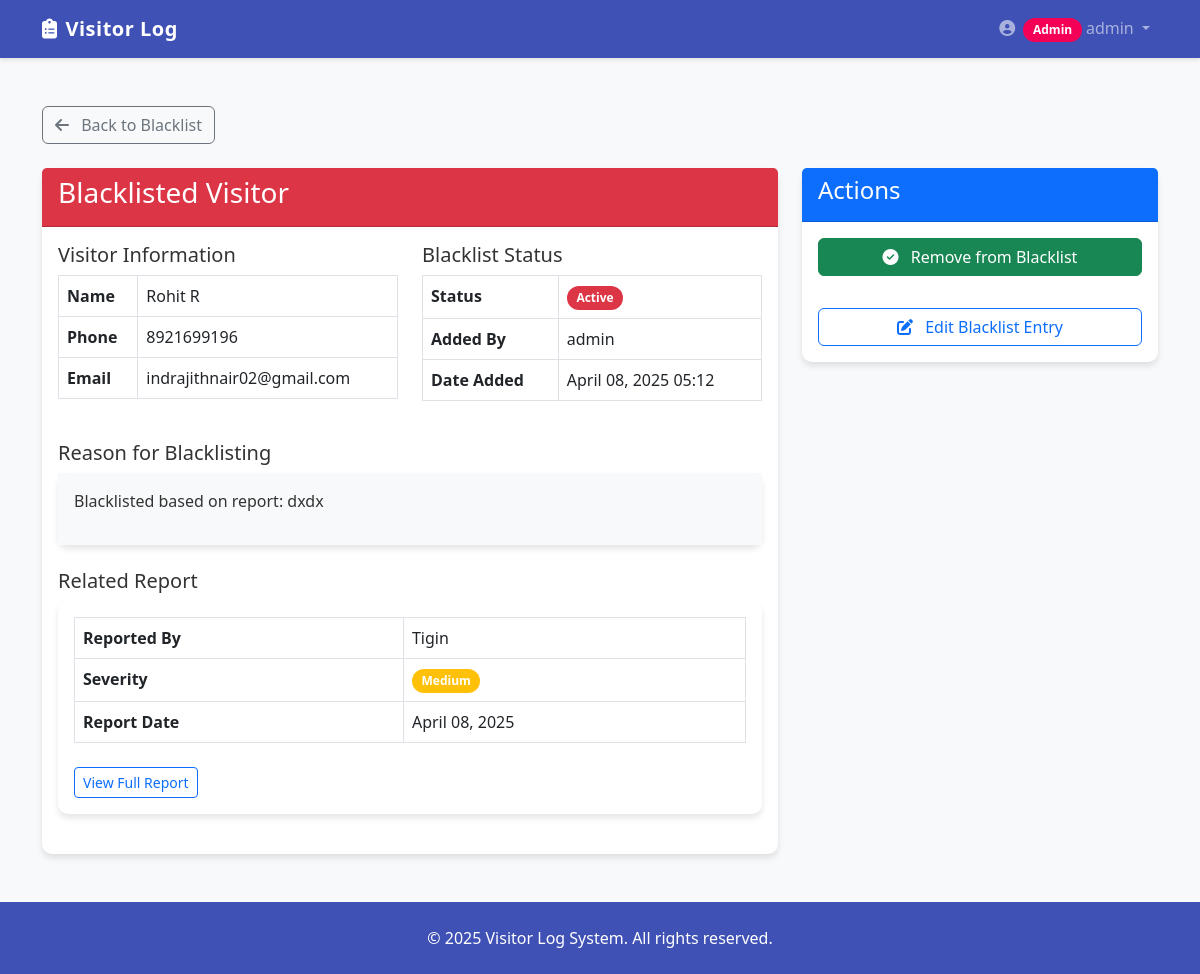
Screenshot of /reports/blacklist/5/ (signed in) with the database file from the repository.
### users/models.py (models this page shows, shortened)
class CustomUser(AbstractUser):
    class Role(models.TextChoices):
        ADMIN = 'ADMIN', 'Admin'
        RESIDENT = 'RESIDENT', 'Resident'
        SECURITY = 'SECURITY', 'Security'
    role = models.CharField(
        max_length=10,
        choices=Role.choices,
        default=Role.RESIDENT
    )

### reports/models.py (models this page shows, shortened)
class Blacklist(models.Model):
    visitor_name = models.CharField(max_length=100)
    visitor_phone = models.CharField(max_length=20, blank=True, null=True)
    visitor_email = models.EmailField(blank=True, null=True)
    reason = models.TextField()
    blacklisted_by = models.ForeignKey(
        settings.AUTH_USER_MODEL,
        on_delete=models.CASCADE,
        related_name='blacklisted_visitors'
    )
    created_at = models.DateTimeField(auto_now_add=True)
    expires_at = models.DateTimeField(null=True, blank=True)
    is_active = models.BooleanField(default=True)
    related_report = models.ForeignKey(
        Report,
        on_delete=models.SET_NULL,
        null=True,
        blank=True,
        related_name='blacklist_entries'
    )
    notes = models.TextField(blank=True, null=True)
    class Meta:
        ordering = ['-created_at']
        verbose_name_plural = "Blacklist Entries"

class Report(models.Model):
    SEVERITY_CHOICES = (
        ('LOW', 'Low'),
        ('MEDIUM', 'Medium'),
        ('HIGH', 'High'),
        ('CRITICAL', 'Critical'),
    )
    reported_by = models.ForeignKey(
        settings.AUTH_USER_MODEL,
        on_delete=models.CASCADE,
        related_name='reported_visitors'
    )
    visit = models.ForeignKey(
        Visit,
        on_delete=models.CASCADE,
        related_name='reports'
    )
    reason = models.TextField()
    severity = models.CharField(max_length=10, choices=SEVERITY_CHOICES, default='MEDIUM')
    created_at = models.DateTimeField(auto_now_add=True)
    reviewed = models.BooleanField(default=False)
    reviewed_by = models.ForeignKey(
        settings.AUTH_USER_MODEL,
        on_delete=models.SET_NULL,
        null=True,
        blank=True,
        related_name='reviewed_reports'
    )
    reviewed_at = models.DateTimeField(null=True, blank=True)
    class Meta:
        ordering = ['-created_at']

### users/views.py (the view)
        def wrapper(request, *args, **kwargs):
            if request.user.is_authenticated and request.user.role in allowed_roles:
                return view_func(request, *args, **kwargs)
            messages.error(request, 'You do not have permission to access this page.')
            return redirect('dashboard')

### reports/views.py (called while the page is built, shortened)
@login_required
@role_required(['ADMIN'])
def blacklist_detail(request, pk):
    blacklist = get_object_or_404(Blacklist, pk=pk)
    return render(request, 'reports/blacklist_detail.html', {
        'blacklist': blacklist,
        'title': f'Blacklist: {blacklist.visitor_name}'
    })

### users/views.py (called while the page is built)
def role_required(allowed_roles):
    def decorator(view_func):
        def wrapper(request, *args, **kwargs):
            if request.user.is_authenticated and request.user.role in allowed_roles:
                return view_func(request, *args, **kwargs)
            messages.error(request, 'You do not have permission to access this page.')
            return redirect('dashboard')
        return wrapper
    return decorator

### reports/templates/reports/blacklist_detail.html (shortened to what this page needs)
{% extends 'base.html' %}
{% block content %}
<div class="container mt-4">
    <div class="mb-4">
        <a href="{% url 'blacklist_list' %}" class="btn btn-outline-secondary">
            <i class="fas fa-arrow-left me-2"></i> Back to Blacklist
        </a>
    </div>
    <div class="row">
        <div class="col-md-8">
            <div class="card mb-4">
                <div class="card-header bg-danger text-white">
                    <h3>Blacklisted Visitor</h3>
                </div>
                <div class="card-body">
                    <div class="row mb-4">
                        <div class="col-md-6">
                            <h5>Visitor Information</h5>
                            <table class="table table-bordered">
                                <tr>
                                    <th>Name</th>
                                    <td>{{ blacklist.visitor_name }}</td>
                                </tr>
                                {% if blacklist.visitor_phone %}
                                <tr>
                                    <th>Phone</th>
                                    <td>{{ blacklist.visitor_phone }}</td>
                                </tr>
                                {% endif %}
                                {% if blacklist.visitor_email %}
                                <tr>
                                    <th>Email</th>
                                    <td>{{ blacklist.visitor_email }}</td>
                                </tr>
                                {% endif %}
                            </table>
                        </div>
                        <div class="col-md-6">
                            <h5>Blacklist Status</h5>
                            <table class="table table-bordered">
                                <tr>
                                    <th>Status</th>
                                    <td>
                                        {% if blacklist.is_active %}
                                            <span class="badge bg-danger">Active</span>
                                        {% else %}
                                            <span class="badge bg-secondary">Inactive</span>
                                        {% endif %}
                                    </td>
                                </tr>
                                <tr>
                                    <th>Added By</th>
                                    <td>{{ blacklist.blacklisted_by.username }}</td>
                                </tr>
                                <tr>
                                    <th>Date Added</th>
                                    <td>{{ blacklist.created_at|date:"F d, Y H:i" }}</td>
                                </tr>
                            </table>
                        </div>
                    </div>
                    <div class="mb-4">
                        <h5>Reason for Blacklisting</h5>
                        <div class="card">
                            <div class="card-body bg-light">
                                {{ blacklist.reason|linebreaks }}
                            </div>
                        </div>
                    </div>
                    {% if blacklist.related_report %}
                    <div class="mb-4">
                        <h5>Related Report</h5>
                        <div class="card">
                            <div class="card-body">
                                <table class="table table-bordered">
                                    <tr>
                                        <th>Reported By</th>
                                        <td>{{ blacklist.related_report.reported_by.username }}</td>
                                    </tr>
                                    <tr>
                                        <th>Severity</th>
                                        <td>
                                            {% if blacklist.related_report.severity == 'LOW' %}
                                                <span class="badge bg-info">Low</span>
                                            {% elif blacklist.related_report.severity == 'MEDIUM' %}
                                                <span class="badge bg-warning">Medium</span>
                                            {% elif blacklist.related_report.severity == 'HIGH' %}
                                                <span class="badge bg-danger">High</span>
                                            {% else %}
                                                <span class="badge bg-dark">Critical</span>
                                            {% endif %}
                                        </td>
                                    </tr>
                                    <tr>
                                        <th>Report Date</th>
                                        <td>{{ blacklist.related_report.created_at|date:"F d, Y" }}</td>
                                    </tr>
                                </table>
                                <a href="{% url 'report_detail' blacklist.related_report.pk %}" class="btn btn-sm btn-outline-primary mt-2">
                                    View Full Report
                                </a>
                            </div>
                        </div>
                    </div>
                    {% endif %}
                </div>
            </div>
        </div>
        <div class="col-md-4">
            <div class="card">
                <div class="card-header bg-primary text-white">
                    <h4>Actions</h4>
                </div>
                <div class="card-body">
                    <form method="post" class="mb-3">
                        {% if blacklist.is_active %}
                            <button type="submit" class="btn btn-success w-100 mb-3">
                                <i class="fas fa-check-circle me-2"></i> Remove from Blacklist
                            </button>
                        {% else %}
                            <input type="hidden" name="action" value="activate">
                            <button type="submit" class="btn btn-danger w-100 mb-3">
                                <i class="fas fa-ban me-2"></i> Re-Activate Blacklist
                            </button>
                        {% endif %}
                    </form>
                    <form method="post">
                        <button type="submit" class="btn btn-outline-primary w-100">
                            <i class="fas fa-edit me-2"></i> Edit Blacklist Entry
                        </button>
                    </form>
                </div>
            </div>
        </div>
    </div>
</div>
{% endblock %}

### users/templates/base.html (shortened to what this page needs)
<!DOCTYPE html>
<html lang="en">
<head>
    <link href="https://cdn.jsdelivr.net/npm/bootstrap@5.2.3/dist/css/bootstrap.min.css" rel="stylesheet">
    <link rel="stylesheet" href="https://cdnjs.cloudflare.com/ajax/libs/font-awesome/6.1.1/css/all.min.css">
</head>
<body>
    <nav class="navbar navbar-expand-lg navbar-dark">
        <div class="container">
            <a class="navbar-brand" href="{% url 'dashboard' %}">
                <i class="fas fa-clipboard-list me-2"></i>Visitor Log
            </a>
            <div class="collapse navbar-collapse" id="navbarNav">
                <ul class="navbar-nav ms-auto">
                    {% if user.is_authenticated %}
                        <li class="nav-item dropdown">
                            <a class="nav-link dropdown-toggle" href="#" id="navbarDropdown" role="button"
                                data-bs-toggle="dropdown" aria-expanded="false">
                                <i class="fas fa-user-circle me-1"></i>
                                {% if user.role == 'ADMIN' %}
                                    <span class="badge admin-role">Admin</span>
                                {% elif user.role == 'SECURITY' %}
                                    <span class="badge security-role">Security</span>
                                {% elif user.role == 'RESIDENT' %}
                                    <span class="badge resident-role">Resident</span>
                                {% endif %}
                                {{ user.username }}
                            </a>
                        </li>
                    {% else %}
                        <li class="nav-item">
                            <a class="nav-link" href="{% url 'login' %}">
                                <i class="fas fa-sign-in-alt me-1"></i>Login
                            </a>
                        </li>
                    {% endif %}
                </ul>
            </div>
        </div>
    </nav>
    <main class="py-4">
        {% block content %}{% endblock %}
    </main>
    <footer class="footer">
        <div class="container text-center">
            <p class="mb-0">© 2025 Visitor Log System. All rights reserved.</p>
        </div>
    </footer>
</body>
</html>

### users/templates/base.html (style rules this page uses)
:root { --primary-color: #3f51b5; --secondary-color: #f50057; --dark-color: #303030; --light-color: #f5f5f5; --success-color: #4caf50; --warning-color: #ff9800; --danger-color: #f44336; --info-color: #2196f3; }
body { font-family: 'Segoe UI', Tahoma, Geneva, Verdana, sans-serif; background-color: #f8f9fa; color: #333; min-height: 100vh; display: flex; flex-direction: column; }
.navbar { background-color: var(--primary-color); box-shadow: 0 2px 4px rgba(0, 0, 0, 0.1); }
.navbar-brand { font-weight: 700; letter-spacing: 0.5px; }
.navbar .nav-link { font-weight: 500; transition: all 0.3s ease; }
.card { border: none; border-radius: 10px; box-shadow: 0 4px 6px rgba(0, 0, 0, 0.1); transition: all 0.3s ease; }
.footer { background-color: var(--primary-color); color: white; padding: 1.5rem 0; margin-top: auto; }
.badge { padding: 0.5em 0.8em; border-radius: 30px; }
.admin-role { background-color: var(--secondary-color); color: white; }

### rows the page displays
CustomUser: username "admin"
Blacklist: visitor_name "Rohit R", visitor_phone "8921699196", visitor_email "indrajithnair02@gmail.com", blacklisted_by.username "admin", created_at "April 08, 2025 05:12", reason "Blacklisted based on report: dxdx", related_report.reported_by.username "Tigin", related_report.created_at "April 08, 2025"
